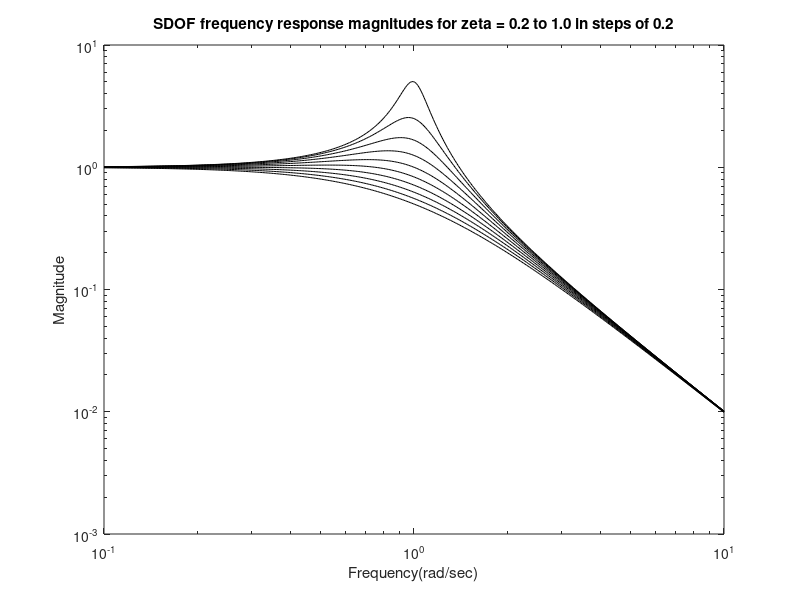
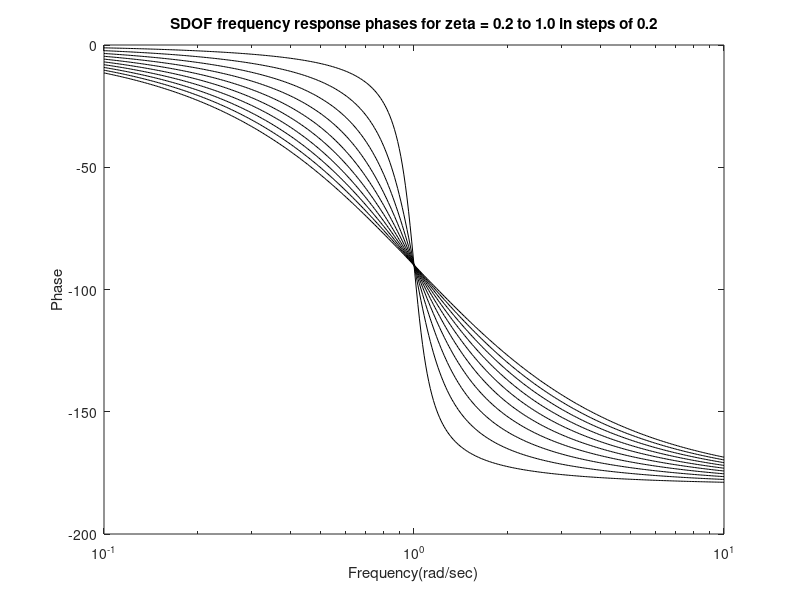

These figures' MATLAB source, in order:
clf; clear all; close all;
m = 1;
zeta = 0.1:0.1:1; k = 1;
wn = sqrt(k/m);
w = logspace(-1,1,400);
rad2deg = 180/pi;
s = j*w;
for cnt = 1:length(zeta)
xfer(cnt,:)=  (1/m) ./ (s.^2+(2*zeta(cnt)*s)+wn^2); %NOTE : on utilise './' et non '/' => element wise opération instead of matrix operation
mag(cnt,:) = abs(xfer(cnt,:));
phs(cnt,:) = angle(xfer(cnt,:))*rad2deg;
figure(1)
loglog(w,mag(cnt,:),'k-')
title('SDOF frequency response magnitudes for zeta = 0.2 to 1.0 in steps of 0.2')
xlabel('Frequency(rad/sec)')
ylabel('Magnitude')
grid
hold on
figure(2)
semilogx(w,phs(cnt,:),'k-')
title('SDOF frequency response phases for zeta = 0.2 to 1.0 in steps of 0.2')
xlabel('Frequency(rad/sec)')
ylabel('Phase')
grid
hold on
end
hold off